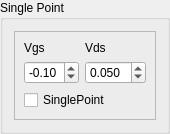
       <widget class="QGroupBox" name="GrSweepMeas_3">
        <property name="geometry">
         <rect>
          <x>40</x>
          <y>310</y>
          <width>148</width>
          <height>119</height>
         </rect>
        </property>
        <property name="title">
         <string>Single Point</string>
        </property>
        <layout class="QHBoxLayout" name="horizontalLayout_12">
         <item>
          <widget class="QFrame" name="frame_9">
           <property name="frameShape">
            <enum>QFrame::StyledPanel</enum>
           </property>
           <property name="frameShadow">
            <enum>QFrame::Raised</enum>
           </property>
           <layout class="QVBoxLayout" name="verticalLayout_42">
            <item>
             <layout class="QVBoxLayout" name="verticalLayout_25">
              <item>
               <layout class="QGridLayout" name="gridLayout_5">
                <item row="0" column="0">
                 <widget class="QLabel" name="label_7">
                  <property name="text">
                   <string>Vgs</string>
                  </property>
                 </widget>
                </item>
                <item row="1" column="0">
                 <widget class="QDoubleSpinBox" name="SpnSVgs">
                  <property name="minimum">
                   <double>-0.500000000000000</double>
                  </property>
                  <property name="maximum">
                   <double>0.700000000000000</double>
                  </property>
                  <property name="singleStep">
                   <double>0.100000000000000</double>
                  </property>
                  <property name="value">
                   <double>-0.100000000000000</double>
                  </property>
                 </widget>
                </item>
                <item row="0" column="1">
                 <widget class="QLabel" name="label_8">
                  <property name="text">
                   <string>Vds</string>
                  </property>
                 </widget>
                </item>
                <item row="1" column="1">
                 <widget class="QDoubleSpinBox" name="SpnSVds">
                  <property name="decimals">
                   <number>3</number>
                  </property>
                  <property name="minimum">
                   <double>-0.200000000000000</double>
                  </property>
                  <property name="maximum">
                   <double>0.200000000000000</double>
                  </property>
                  <property name="singleStep">
                   <double>0.010000000000000</double>
                  </property>
                  <property name="value">
                   <double>0.050000000000000</double>
                  </property>
                 </widget>
                </item>
               </layout>
              </item>
              <item>
               <widget class="QCheckBox" name="ChckSP">
                <property name="text">
                 <string>SinglePoint</string>
                </property>
               </widget>
              </item>
             </layout>
            </item>
           </layout>
          </widget>
         </item>
        </layout>
       </widget>
